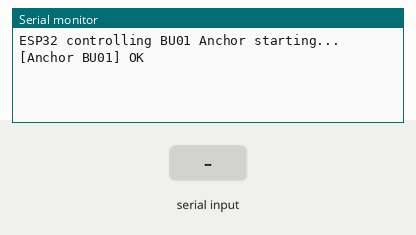
Recording of a sketch running on a simulated ESP32. Shown: the last lines printed to the serial monitor. The test bench sets the inputs (shaded band). The modem accepts every AT command (registered, SIM ready, sends succeed) and sends nothing else.

Above: at 2.4 s.
2.5 s: "1\n" received over the second serial link
At 3.0 s:
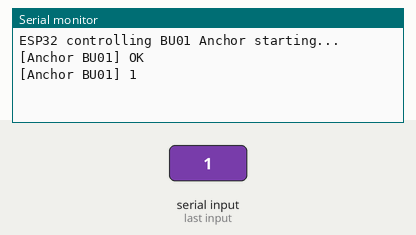
4.0 s: "0\n" received over the second serial link
At 5.2 s:
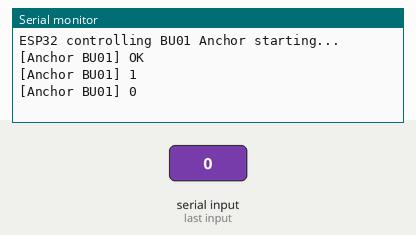
5.5 s: "2\n" received over the second serial link
At 6.3 s:
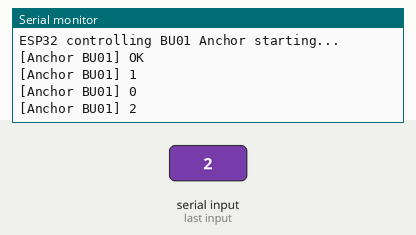

Measured:
- after the input at 2.5 s, the serial monitor: prints a new line at once (image 1)
- after the input at 4.0 s, the serial monitor: prints a new line at once (image 2)
- after the input at 5.5 s, the serial monitor: prints a new line at once (image 3)

The sketch:

sketch_aug21b.ino
```cpp
#include <HardwareSerial.h>

#define ANCHOR_RX 16   // ESP32 RX -> BU01 TX
#define ANCHOR_TX 17   // ESP32 TX -> BU01 RX

HardwareSerial AnchorUWB(2);

void setup() {
  Serial.begin(115200);
  AnchorUWB.begin(115200, SERIAL_8N1, ANCHOR_RX, ANCHOR_TX);
  delay(1000);

  Serial.println("ESP32 controlling BU01 Anchor starting...");

  // Set BU01 as Anchor, ID=0
  AnchorUWB.println("AT+anchor_tag=1,0");
  delay(200);

  // Optional: reset to factory settings
  // AnchorUWB.println("AT+FACTORY");
  // delay(200);

  // TagUWB.println("AT+anchorlist?")
}

void loop() {
  // Print any messages from BU01 Anchor
  while (AnchorUWB.available()) {
    String line = AnchorUWB.readStringUntil('\n');
    line.trim();
    if (line.length() > 0) {
      Serial.println("[Anchor BU01] " + line);
    }
  }

  // Nothing else needed — Anchor passively responds to Tag
  delay(10);
}
```
